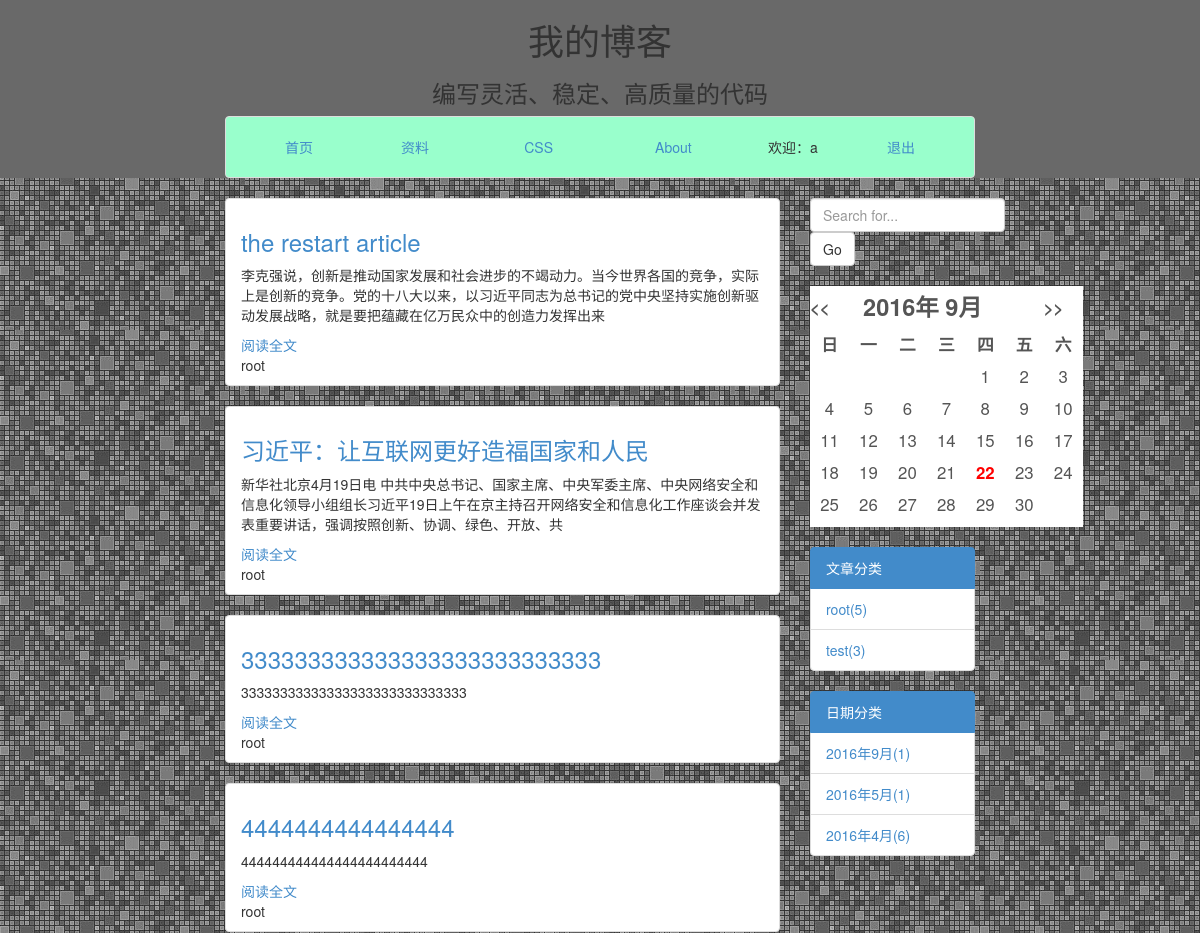
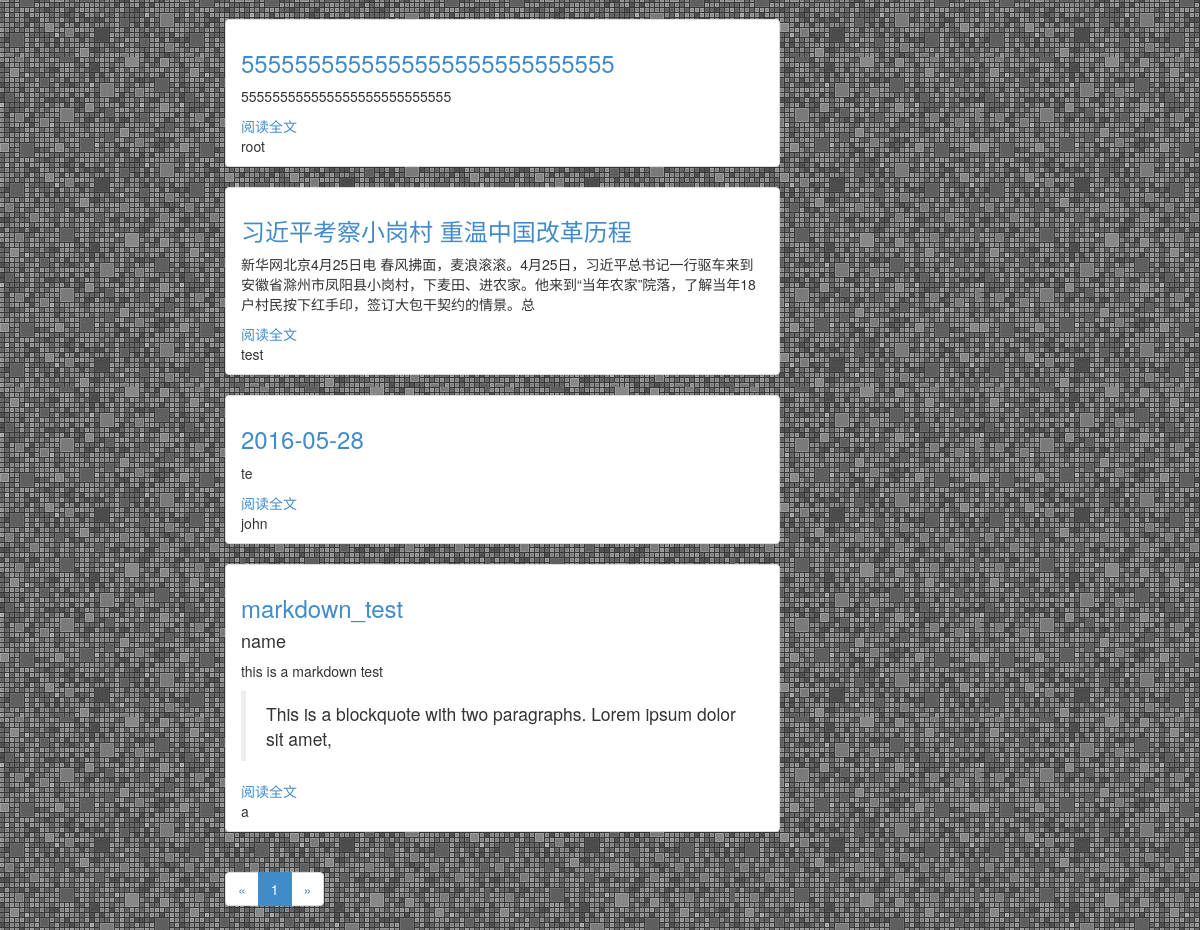
Screenshot of /blog/ (signed in) with the database file from the repository (2 pictures, top to bottom).
### blog/models.py (models this page shows, shortened)
class Article(models.Model):
    title = models.CharField(max_length=100)
    author = models.ForeignKey(User)
    content = models.TextField()
    category = models.ForeignKey(Category, blank=True, null=True)
    cre_date = models.DateTimeField(auto_now_add=True)
    update = models.DateTimeField(auto_now_add=True)
    status = models.SmallIntegerField(default=0,choices=STATUS.items())

class Category(models.Model):
    name = models.CharField(max_length=30)
    class Meta:
        ordering = ['-id']

### blog/views.py (the view)
class IndexListView(ListView):
    queryset = Article.objects.all().order_by('cre_date')
    template_name = 'blog/main/index.html'
    context_object_name = 'articles'
    paginate_by = PAGENUM

### blog/custom_processors.py (called while the page is built)
def month_list(request):
    articles = Article.objects.all()
    year_month = set()
    for a in articles:
        year_month.add((a.cre_date.year,a.cre_date.month))
    counter = {}.fromkeys(year_month,0)
    for a in articles:
        counter[(a.cre_date.year,a.cre_date.month)] += 1
    year_month_number = []
    for key in counter:
        year_month_number.append([key[0],key[1],counter[key]])
    year_month_number.sort(reverse=True)
    return {'year_month_number': year_month_number}

def category(request):
    category1 = Category.objects.annotate(num_article=Count('article'))
    return {"categories": category1}

### blog/templatetags/custom_markdown.py (called while the page is built)
@register.filter(is_safe=True)  # 注册template filter
@stringfilter  # 希望字符串作为参数
def custom_markdown(value):
    return mark_safe(markdown.markdown(value,
                                       extensions=['markdown.extensions.fenced_code', 'markdown.extensions.codehilite'],
                                       safe_mode=True,
                                       enable_attributes=False))

### blog/templates/blog/main/index.html
{% extends "blog/base.html" %}
{% load custom_markdown %}
    {% block context %}
        {% if articles %}
        {% for article in articles %}
        <div class="list-group">
            <li class="list-group-item">
            <h3>
            <a href="{% url 'blog:detail' article.id %}" >
                {{ article.title }} <br /></a>
            </h3>
                {{ article.content|custom_markdown|truncatechars_html:100 }}
            <a href="{% url 'blog:detail' article.id %}" >
                阅读全文</a>
            <br />
            {{ article.author }}
            </li>
        </div>
        {% endfor %}
        {% else %}
                <p>No articles are available.</p>
        {% endif %}
<nav>
    <ul class="pagination ">
    <li>
        {% if page_obj.has_previous %}
            <a href="?page={{ page_obj.previous_page_number }}" class="active">&laquo;</a>
        {% else %}
            <a href="" >&laquo;</a>
        {% endif %}
    </li>
    <li>
        {% for i in page_obj.paginator.page_range %}
            <li {% if page_obj.number == i %}class="active"{% endif %}>
                <a  href="?page={{ i }}">{{ i }}</a>
            </li>
        {% endfor %}
    </li>
    <li>
        {% if page_obj.has_next %}
            <a href="?page={{ page_obj.next_page_number }}" >&raquo;</a>
        {% else %}
            <a href="" >&raquo;</a>
        {% endif %}
    </li>
    </ul>
</nav>
    {% endblock context %}

### blog/templates/blog/base.html (shortened to what this page needs)
<!DOCTYPE html>
<!DOCTYPE html>
<html lang="zh-CN">
{% load staticfiles %}
<head>
    <link href="{% static 'bist/css/bootstrap.css' %}" rel="stylesheet" media="screen" >
    <link href="{% static 'bist/css/customed.css' %}" rel="stylesheet" media="screen" >
</head>
<body background="{% static "images/background.png" %}">
<div class="container-fluid row-fluid " id="bg-header">
        <div class="col-mad-12 ">
            <h1 class="text-center">我的博客</h1>
            <h3 class="text-center" >编写灵活、稳定、高质量的代码</h3>
        </div>
		<div class="col-md-8 col-md-offset-2 " >
            <div class="navbar-wrapper">
		        <ul class="nav nav-tab nav-justified list-group-item" id="bg-nav">
                    <li class="active"><a href="/blog/">首页</a></li>
                    <li><a href="/blog/ziliao/">资料</a></li>
                    <li><a href="#">CSS</a></li>
                    <li><a href="#">About</a></li>
                    {% if user.is_authenticated %}
                    <li ><p align="center">欢迎：{{ user.username }}</p></li>
                    <li><a href="/blog/logout/">退出</a></li>
                    {% else %}
                    <li><a href="/blog/register/" ">注册</a></li>
                    <li><a href="/blog/login/">登录</a></li>
                    {% endif %}
                </ul>
            </div>
        </div>
</div>
<div class="container-fluid row-fluid" >
		    <div class="col-md-6 col-md-offset-2 ">
		    	    {% block context %}
		    	    {% endblock context %}
		    </div>
		    <div class="col-md-2">
            {% block search %}
            {% include "blog/side/search.html" %}
            {% endblock %}
            {% block calender %}
            {% include "blog/side/calender.html" %}
            {% endblock %}
            {% block category %}
            {% include "blog/side/category.html" %}
            {% endblock %}
            {% block month %}
            {% include "blog/side/month.html" %}
            {% endblock %}
            </div>
</div>
</body>
</html>

### blog/templates/blog/side/category.html
{% block category %}
<div class="list-group">
                <a class="list-group-item active">
                文章分类
                </a>
                {% if categories %}
                {% for c in categories %}
                <li class="list-group-item">
                <a href="{% url 'blog:category' c.name %}">{{ c.name }}({{ c.num_article }})</a>
                </li>
                {% endfor %}
                {% endif %}
</div>
{% endblock category %}

### blog/static/bist/css/customed.css (style rules this page uses)
#bg-header { background-color:#696969; }
#bg-nav { background-color:#99ffcc; }

### rows the page displays
Article: title "the restart article", content|custom_markdown "李克强说，创新是推动国家发展和社会进步的不竭动力。当今世界各国的竞争，实际上是创新的竞争。党的十八大以来，以习近平同志为总书记的党中央坚持实施创新驱动发展战略，就是要把蕴藏在亿万民众中的创造力发挥出来", author "root"
Article: title "习近平：让互联网更好造福国家和人民", content|custom_markdown "新华社北京4月19日电 中共中央总书记、国家主席、中央军委主席、中央网络安全和信息化领导小组组长习近平19日上午在京主持召开网络安全和信息化工作座谈会并发表重要讲话，强调按照创新、协调、绿色、开放、共", author "root"
Article: title "333333333333333333333333333", content|custom_markdown "33333333333333333333333333333", author "root"
Article: title "4444444444444444", content|custom_markdown "444444444444444444444444", author "root"
Article: title "5555555555555555555555555555", content|custom_markdown "555555555555555555555555555", author "root"
Article: title "习近平考察小岗村 重温中国改革历程", content|custom_markdown "新华网北京4月25日电 春风拂面，麦浪滚滚。4月25日，习近平总书记一行驱车来到安徽省滁州市凤阳县小岗村，下麦田、进农家。他来到“当年农家”院落，了解当年18户村民按下红手印，签订大包干契约的情景。总", author "test"
Article: title "2016-05-28", content|custom_markdown "te", author "john"
Article: title "markdown_test", content|custom_markdown "name this is a markdown test This is a blockquote with two paragraphs. Lorem ipsum dolor sit amet,", author "a"
Category: name "root", num_article "5"
Category: name "test", num_article "3"

### other values shown
{{ user.username }} "a"
{{ i }} "1"
{{ y }} "2016" "2016" "2016"
{{ m }} "9" "5" "4"
{{ n }} "1" "1" "6"
